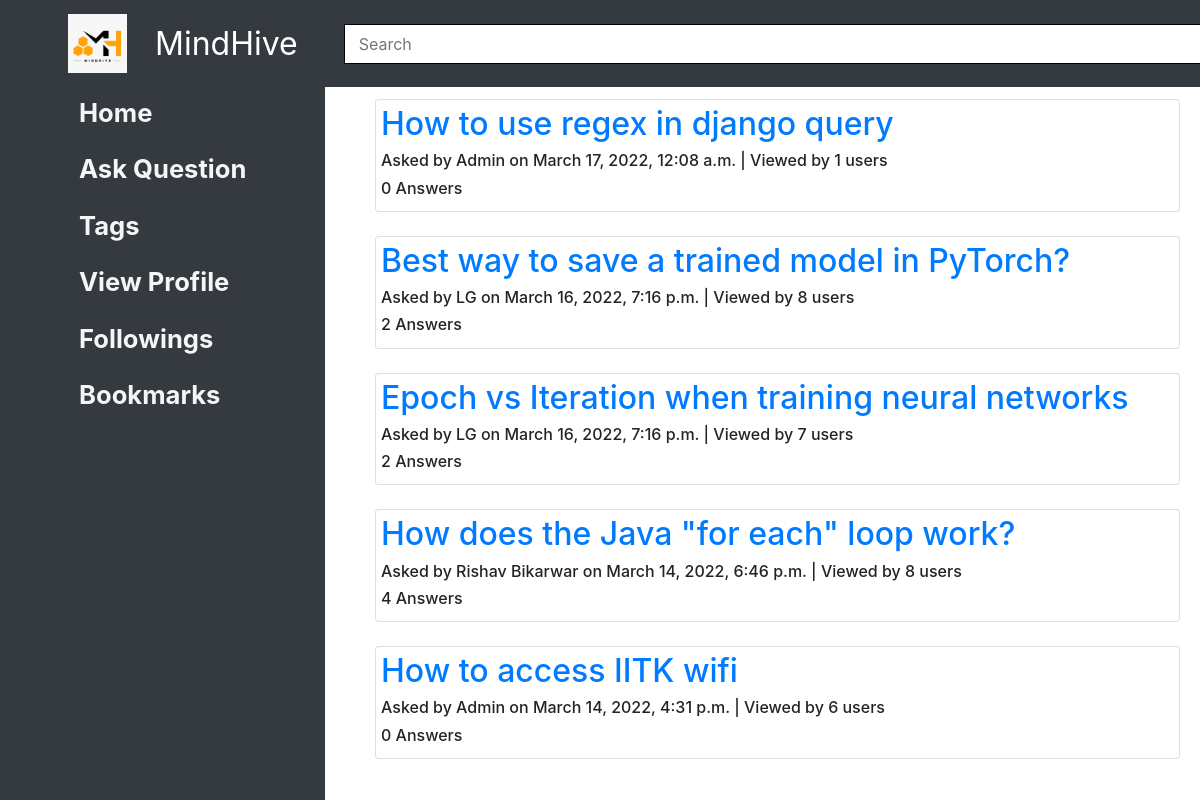
The app's page /home/ (signed in) with its own data.
### questions/models.py (models this page shows, shortened)
class Question(Content):
    title = models.CharField(max_length=200)
    tags = models.ManyToManyField(to='tags.Tag', blank=True)
    viewedBy = models.ManyToManyField(to='users.User', related_name='viewedBy', blank=True)
    class Meta:
        ordering = ['-pub_date']

### home/models.py (models this page shows, shortened)
class Content(models.Model):
    text = RichTextField()
    author = models.ForeignKey(to='users.User', on_delete=models.SET_NULL, related_name='author', null=True)
    anonymous = models.BooleanField(default=False)
    pub_date = models.DateTimeField('date published', default=datetime.now())
    likedBy = models.ManyToManyField(to='users.User', related_name='likedBy', blank=True)
    dislikedBy = models.ManyToManyField(to='users.User', related_name='dislikedBy', blank=True)
    def get_author_name(self):
        if self.anonymous:
            return 'Anonymous User'
        else:
            return self.author.name

### users/models.py (models this page shows, shortened)
class User(AbstractUser):
    username = models.CharField(max_length=20,blank=False)
    email = models.EmailField(
        verbose_name='email address',
        max_length=255,
        unique=True,
        blank=False,
    )
    name = models.CharField(max_length=20, blank=True, null=True)
    roll_no=models.CharField(max_length=8, blank=True, null=True)
    profile_image = models.ImageField(upload_to='profile_image', default='default.jpg')
    blocked = models.BooleanField(default=False)
    followingQuestions = models.ManyToManyField(to='questions.Question', related_name='users_following', blank=True)
    bookmarkQuestions = models.ManyToManyField(to='questions.Question', related_name='users_bookmarked', blank=True)
    favouriteTags = models.ManyToManyField(to='tags.Tag', blank=True)
    notifications = models.ManyToManyField(to='notifications.Notification', blank=True)
    objects = UserInfoManager()
    USERNAME_FIELD = 'email'
    REQUIRED_FIELDS = ['username' ]

### home/views.py (the view)
# urls.py: path('', views.view, name='view_home'),
@login_required(login_url='users:login')
def view(request):
    user = User.objects.filter(id = request.user.id).values_list('favouriteTags')
    interestQues = Question.objects.filter(tags__in = user).distinct()
    return render(request, 'home/home.html', {'questions' : interestQues})

### home/templates/home/home.html
{% extends 'base.html' %}
{%block insert_content%}
<section>
  <div class="container">
    {% if questions %}
    {%for ques in questions%}
    <div class="card" style="padding:5px">
      <a href="{% url 'questions:view_question' question_id=ques.id %}">
        <h2>{{ques.title}}</h2>
      </a>
      <h6>Asked by {{ques.get_author_name}} on {{ques.pub_date}}
        | Viewed by {{ques.viewedBy.all.count}} users
      </h6>
      <h6>{{ques.answer_set.all.count}} Answers</h6>
    </div>
    <br />
    {%endfor%}
    {% else %}
    <h2>No questions to display. Please select your favouriteTags</h2>
    {% endif %}
  </div>
</section>
{%endblock%}

### static/css/master.css (style rules this page uses)
* { margin: 0; padding: 0; }
html { scroll-behavior: smooth; }
:root { --navbar-height: 59px; }
body { background-color: whitesmoke(214, 210, 210); }

### records on screen
Question: title "How to use regex in django query", get_author_name "Admin", pub_date "March 17, 2022, 12:08 a.m.", viewedBy.all.count "1", answer_set.all.count "0"
Question: title "Best way to save a trained model in PyTorch?", get_author_name "LG", pub_date "March 16, 2022, 7:16 p.m.", viewedBy.all.count "8", answer_set.all.count "2"
Question: title "Epoch vs Iteration when training neural networks", get_author_name "LG", pub_date "March 16, 2022, 7:16 p.m.", viewedBy.all.count "7", answer_set.all.count "2"
Question: title "How does the Java \"for each\" loop work?", get_author_name "Rishav Bikarwar", pub_date "March 14, 2022, 6:46 p.m.", viewedBy.all.count "8", answer_set.all.count "4"
Question: title "How to access IITK wifi", get_author_name "Admin", pub_date "March 14, 2022, 4:31 p.m.", viewedBy.all.count "6", answer_set.all.count "0"
